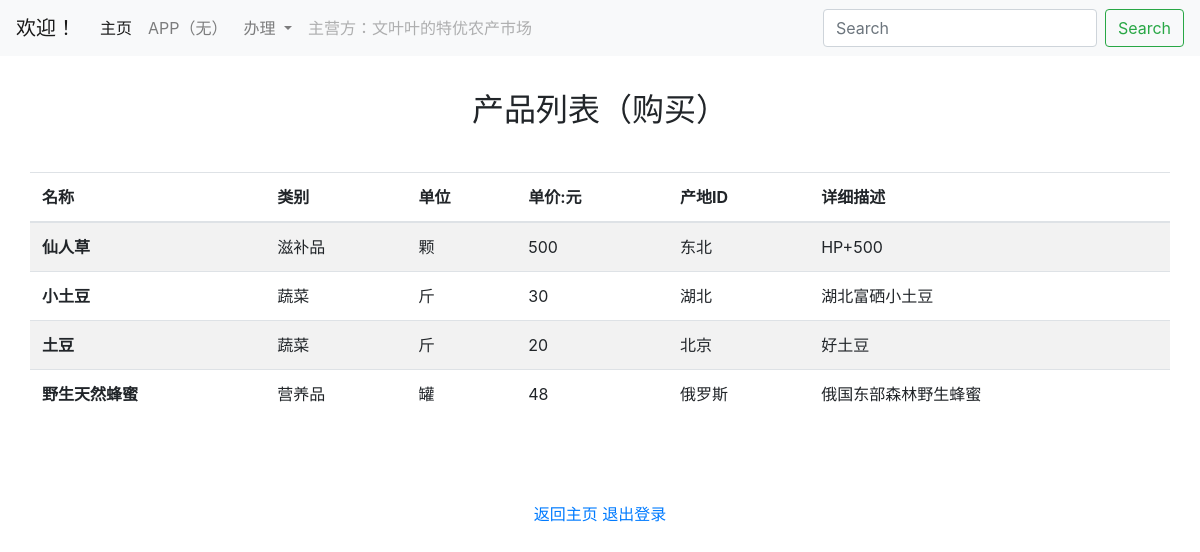
Screenshot of /Product/ (signed in) with the database file from the repository.
### Product/models.py (models this page shows, shortened)
class Products(models.Model):
    name = models.CharField(max_length=32)
    catalog =  models.CharField(max_length=18, blank = True)
    unit = models.CharField(max_length=12, blank = True)
    unit_price = models.PositiveIntegerField(default = 0,)
    place = models.CharField(max_length=18, blank = True)
    details = models.TextField(blank = True)
    is_onsale = models.BooleanField(default = True,)

### Product/views.py (the view)
# urls.py: path('', ProductMain.as_view(), name = 'ProductMain'),
class ProductMain(MyPermRequireMixin,TemplateView):
    permission_required = ('Product.view_products', )
    template_name = 'Product/product.html'
    def get_context_data(self, **kwargs):
        context = super().get_context_data(**kwargs)
        context['product'] = Products.objects.order_by('pk')[:20]
        return context

### templates/Product/product.html
{% extends "product_base.html" %}
{% block product %}
<div class="container">
<div class="row">
<div class="col-md-4"></div>
<div class="col-md-4">
<div class ="text-center" style="padding-bottom:10%;padding-top:10%;">
    <h2>产品列表（购买）</h2>
    </div>
    </div>
    </div>
    </div>
    <table class="table table-striped table-hover" >
  <thead>
    <tr>
      <th scope="col">名称</th>
      <th scope="col">类别</th>
      <th scope="col">单位</th>
      <th scope="col">单价:元</th>
      <th scope="col">产地ID</th>
      <th scope="col">详细描述</th>
    </tr>
  </thead>
  <tbody>
  {% for c in product %}
    <tr>
      <th scope="row">{{ c.name }} </th>
      <td> {{ c.catalog }}</td>
      <td> {{ c.unit }} </td>
      <td>{{ c.unit_price }}</td>
      <td>{{ c.place }}</td>
      <td>{{ c.details }}</td>
    </tr>
    	{% endfor %}
  </tbody>
</table>
{% endblock %}

### rows the page displays
Products: name "仙人草", catalog "滋补品", unit "颗", unit_price "500", place "东北", details "HP+500"
Products: name "小土豆", catalog "蔬菜", unit "斤", unit_price "30", place "湖北", details "湖北富硒小土豆"
Products: name "土豆", catalog "蔬菜", unit "斤", unit_price "20", place "北京", details "好土豆"
Products: name "野生天然蜂蜜", catalog "营养品", unit "罐", unit_price "48", place "俄罗斯", details "俄国东部森林野生蜂蜜"
